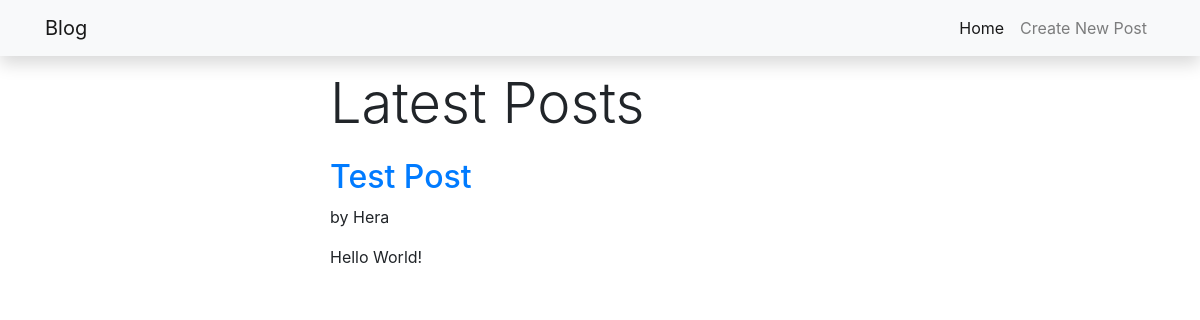
/homepage/, run on an earlier commit of the app's database.
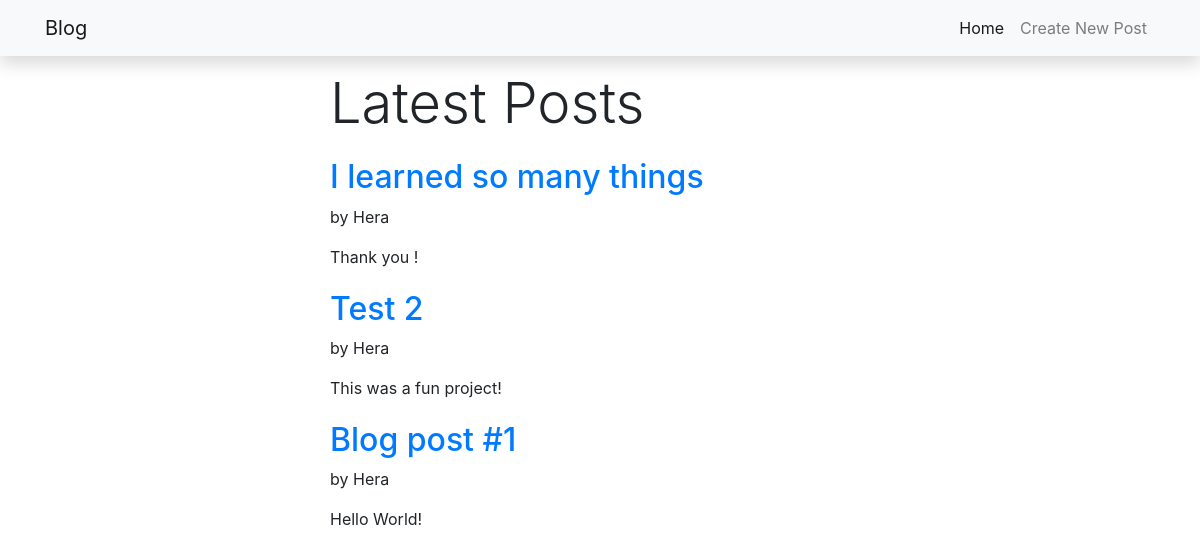
And on a later commit of the database.
### homepage/models.py (models this page shows, shortened)
class Post(models.Model):
    title = models.CharField(max_length=100) #set this to 100 to help make users more inclined to make their blog titles concise and not too long
    description = models.TextField()
    author = models.ForeignKey(Author, on_delete = models.CASCADE) #if an author were to be deleted, we would want all the posts by that author to be deleted as well
    created_date = models.DateTimeField(auto_now_add=True)

class Author(models.Model):
    name = models.CharField(max_length=200) #max length is set to 200 to account for longer names
    bio = models.TextField()
    def __str__(self):
        return self.name

### homepage/views.py (the view)
# urls.py: path('', views.index, name='index'),
def index(request):
    latest_posts = Post.objects.order_by('-created_date')[:10]
    context = {'latest_posts': latest_posts}
    return render(request, 'homepage/index.html', context)

### templates/homepage/index.html
{% extends 'base.html' %}
{% block content %}
<p class="display-4" >Latest Posts</p>
{% if latest_posts %}
{% for post in latest_posts %}
<div class="blog-post" style="padding-top: 5px;">
    <h2 class="blog-post-title "><a style="text-decoration:none"
            href="{% url 'homepage:detail' pk=post.pk %}">{{ post.title }}</a> </h2>
    <p class="blog-post-meta"> {{post.created_at}} by {{post.author}} </blockquote>
    </p>
    <p> {{post.description|truncatewords:50|linebreaks}} </p>
</div>
{% endfor %}
{% else %}
<p>No posts available</p>
{% endif %}
{% endblock %}

### templates/base.html (shortened to what this page needs)
<!DOCTYPE html>
<html lang="en">
<head>
    <link href="//maxcdn.bootstrapcdn.com/font-awesome/4.7.0/css/font-awesome.min.css" rel="stylesheet">
    <link rel="stylesheet" href="https://stackpath.bootstrapcdn.com/bootstrap/4.4.1/css/bootstrap.min.css">
</head>
<body>
    <nav class="navbar navbar-expand-lg navbar-light bg-light shadow fixed-top" >
        <div class="container">
          <a class="navbar-brand" href="">Blog</a>
          <div class="collapse navbar-collapse" id="navbarResponsive">
            <ul class="navbar-nav ml-auto">
              <li class="nav-item active">
                <a class="nav-link" href="{% url 'homepage:index' %}">Home</a>
              </li>
              <li class="nav-item">
                <a class="nav-link" href="{% url 'homepage:post_new' %}">Create New Post</a>
              </li>
            </ul>
          </div>
        </div>
      </nav>
    <div class="container" style="padding-top: 70px;">
        <div class="row">
            <div class="col-md-6 m-auto">
                {% block content %} {% endblock %}
            </div>
        </div>
    </div>
</body>
</html>

What changed in the data, as far as the page shows it:
removed Post: title "Test Post", author "Hera", description "Hello World!"
added Post: title "I learned so many things", author "Hera", description "Thank you !"
added Post: title "Test 2", author "Hera", description "This was a fun project!"
added Post: title "Blog post #1", author "Hera", description "Hello World!"
